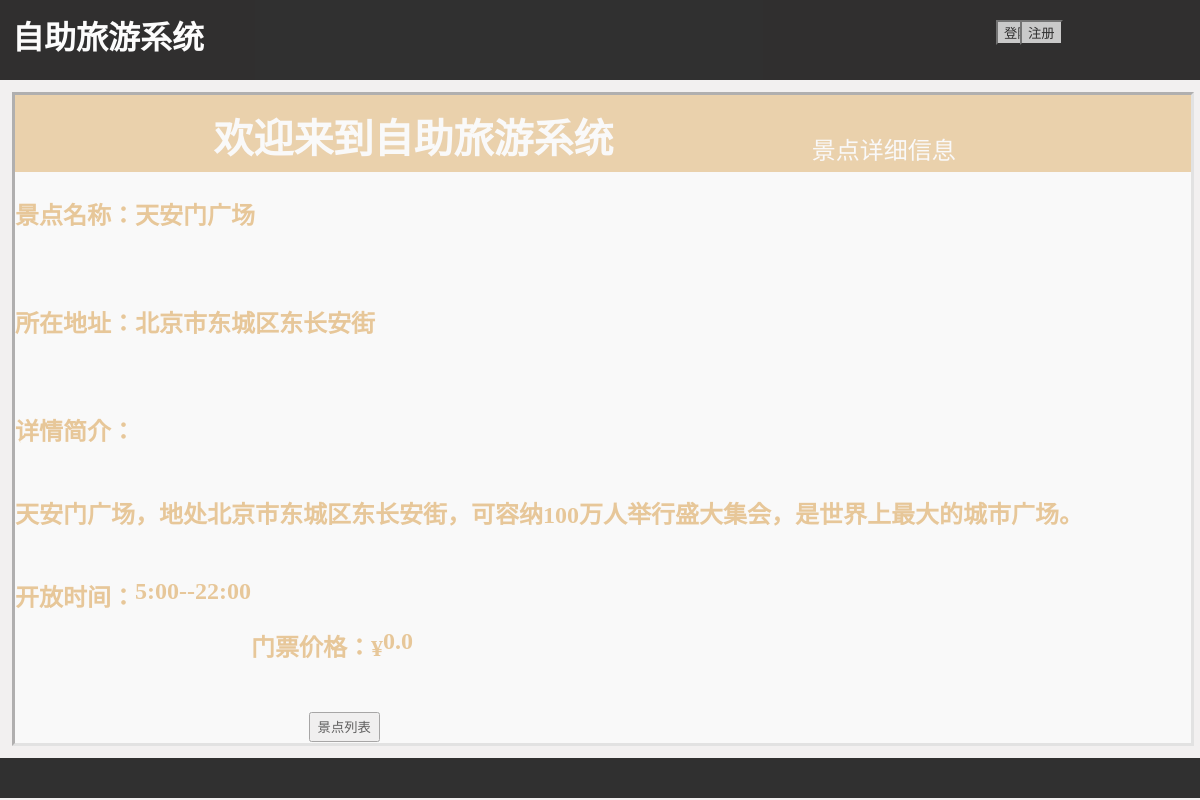
The page /view/detail/1 on the database its author committed.
### model/models.py (models this page shows)
class ViewSpot(models.Model):
    name = models.CharField(max_length=100)
    address = models.CharField(max_length=100)
    intro = models.CharField(max_length=500)
    time = models.CharField(max_length=100)
    price = models.FloatField(default=0.0)

### model/views.py (the view)
# urls.py: url(r'^view/detail/(?P<id>\d+)$',views.view_detail, name='viewspot_detail'),
def view_detail(request, id):
    view = ViewSpot.objects.get(id=id)
    va_list = ViewAppointment.objects.filter(view_name=view.name)
    return render(request, 'viewdetail.html', {'view': view, 'va_list':va_list})

### templates/viewdetail.html (shortened to what this page needs)
<!DOCTYPE html>
<html>
	<head>
		{% load staticfiles %}
		<link rel="stylesheet" href="{% static 'css/viewdetail.css' %}" type="text/css" />
	</head>
	<body>
		<div class = "topmoudle">
			<h1 class=p1>自助旅游系统</h1>
			{% if user.is_authenticated %}
			<form action="/logout" method="get">
				<p class=username>{{ user.username }}</p>
				<button class=p3 type="submit" style="background-color: #C0C0C0; color: #000000;">退出</button>
			</form>
			{% else %}
			<form action="/login" method="get">
				<button class=p2 type="submit" style="background-color: #C0C0C0; color: #000000;">登陆</button>
			</form>
			<form action="/regist" method="get">
            	<button class=p3 type="submit" style="background-color: #C0C0C0; color: #000000;">注册</button>
        	</form>
			{% endif %}
		</div>
		<div class = "middlemoudle">
			<div class="rectangle1">
				欢迎来到自助旅游系统
				<p class=p6>景点详细信息</p>
			</div>
			<div>
				<form action="/view" method="post">
					<p class=p5>景点名称：</p><p class=p5>{{ view.name }}</p><br><br><br><br><br><br>
					<p class=p5>所在地址：</p><p class=p5>{{ view.address }}</p><br><br><br><br><br><br>
					<p class=p5>详情简介：</p><p class=p5>{{ view.intro }}</p><br><br><br><br><br><br>
					<p class=p5>开放时间：</p><p class=p5>{{ view.time }}</p><br><br><br><br><br><br>
					<p class=p5>门票价格：¥</p><p class=p5>{{ view.price }}</p><br><br><br><br><br><br>
					<input type="submit" value="景点列表" style="width:6%; height:30px; line-height:6%; margin-left:25%;">
				</form>
			</div>
		</div>
		<div class = "buttommoudle"></div>
	</body>
</html>

### static/css/viewdetail.css (style rules this page uses)
html { height:100%; }
body { margin: 0; height: 100%; background-color:#F2F0F0; }
.topmoudle { margin:0; width:100%; height:10%; background-color: black; opacity:0.8; }
.middlemoudle { margin: 1% 1% 1% 1%; padding:0; height:81%; width:98%; background-color: #fff; border-style:inset; border-color:#D9D9D9; opacity:0.6; }
.buttommoudle { margin-up:85%; height:5%; width:100%; background-color: black; opacity:0.8; }
.p1 { margin:0; padding-top:1%; padding-left:1%; color:#fff; font-weight:700; }
.p2 { position:absolute; left: 83%; top: 2.5%; font-weight:300; color:#fff; }
.p3 { position:absolute; left: 85%; top: 2.5%; font-weight:300; color:#fff; }
.rectangle1 { margin:0; padding-top:1%; opacity:0.8; background-color:#E0AD61; height: 10%; width: 100%; font-size:250%; font-weight:700; color:white; text-align: center; }
.p5 { font-size:150%; font-weight:700; color:#E0AD61; float:left; }
.p6 { font-size:60%; font-weight:300; float:right; margin-right:20%; }

### rows shown on the page
ViewSpot: name "天安门广场", address "北京市东城区东长安街", intro "天安门广场，地处北京市东城区东长安街，可容纳100万人举行盛大集会，是世界上最大的城市广场。", time "5:00--22:00", price "0.0"
